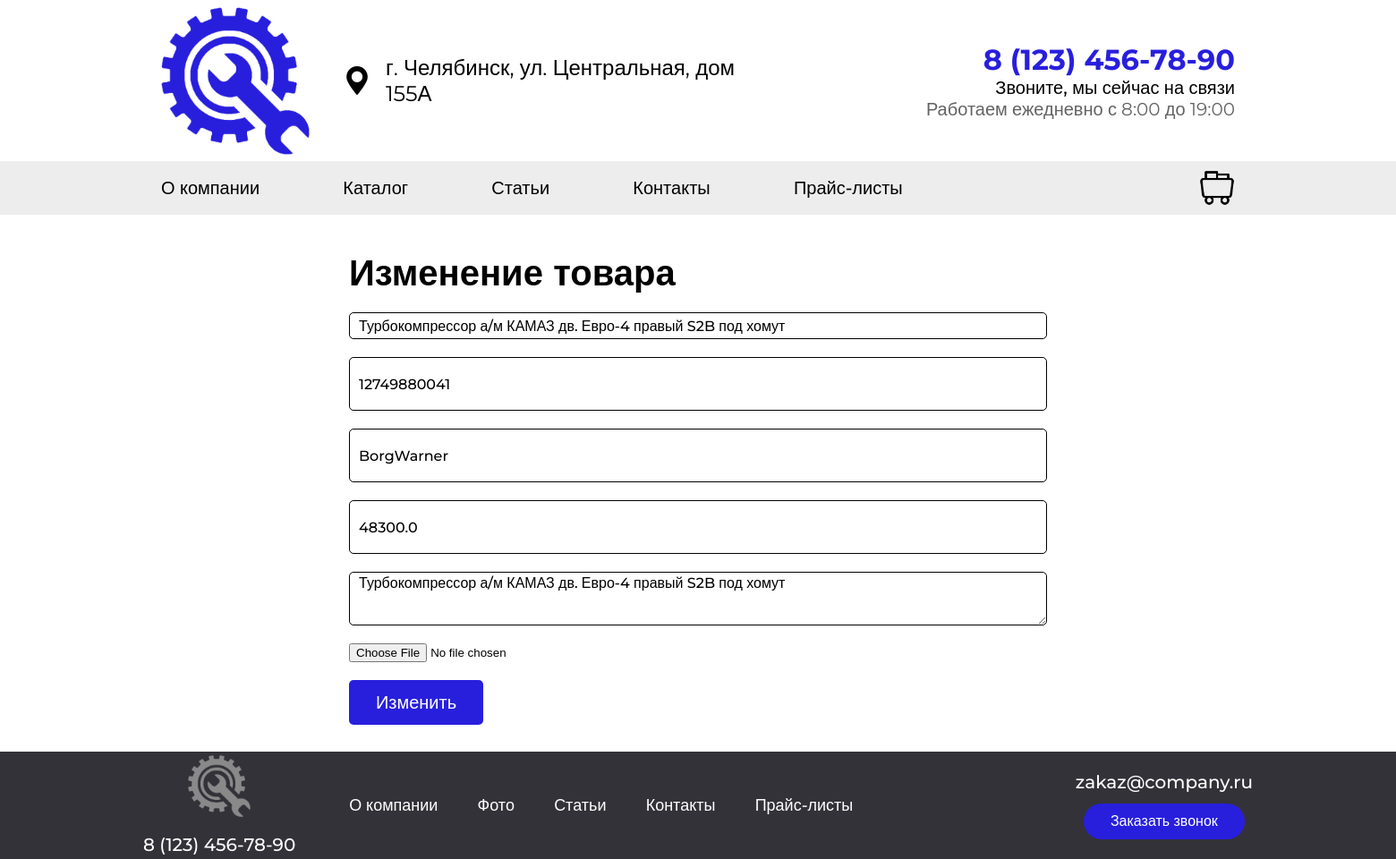
The app's page /product/turbokompressor-a-m-kamaz-dv-evro-4-pravyi-s2b-pod-khomut/update with its own data.
### app.py (models this page shows, shortened)
class Catalog(db.Model):
    id = db.Column(db.Integer, primary_key=True)
    name = db.Column(db.String(100), nullable=False)
    slug = db.Column(db.String(150), unique = True, nullable=False)
    image = db.Column(db.String(100), nullable=False)
    item = db.Column(db.String(100), nullable=False)
    manufacturer = db.Column(db.String(100), nullable=False)
    cost = db.Column(db.Float, nullable=False)
    description = db.Column(db.String(300), nullable=False)

### app.py (the view, shortened to what this page needs)
@app.route('/product/<string:slug>/update', methods=['GET', 'POST'])
def update_product(slug):
    catalog_item = Catalog.query.filter_by(slug=slug).first_or_404()
    return render_template('product-update.html', catalog=catalog_item)

### app.py (called while the page is built)
@app.context_processor
def cart_quantity():
    cart = session.get('cart', {})
    quantity = sum(item['quantity'] for item in cart.values()) if cart else 0
    return {'cart_quantity': quantity}

### templates/product-update.html (shortened to what this page needs)
<html>
    <head>
    <link rel="stylesheet" href="{{ url_for('static', filename='css/style.css') }}">
</head>
<body>
    <div class="div-top">
        <div class="div-top1">
            <a href="/"><img src="{{ url_for('static', filename='img/logo.png') }}" class="logo"></a>
            <img src="{{ url_for('static', filename='img/point.png') }}" class="point">
            <a class="adress">г. Челябинск, ул. Центральная, дом 155А</a>
            <div class="div-top-2">
                <div class="div-top2-1">
                <span class="span-top-text-number">
                    <a href="#" class="top-text-number">8 (123) 456-78-90<br></a>
                </span>
                <span class="span-top-text-1">
                    <a class="top-text-1">Звоните, мы сейчас на связи<br></a>
                </span>
                <span class="span-top-text-2">
                    <a class="top-text-2">Работаем ежедневно с 8:00 до 19:00</a>
                </span>
            </div>
        </div>
        </div>
        <div class="div-top-info1">
            <div class="div-top-info2">
                <div class="container-info">
                    <a href="#" class="info-1">О компании</a>
                    <a href="/catalog" class="info-2">Каталог</a>
                    <a href="/posts" class="info-3">Статьи</a>
                    <a href="#" class="info-4">Контакты</a>
                    <a href="#" class="info-5">Прайс-листы</a>
                </div>
                <div class="div-top-info2-1">
                    <div class="div-top-info2-2">
                        <a href="#"><img class="img-cart" src="{{ url_for('static', filename='img/cart.png') }}"></a>
                    </div>
                </div>
            </div>
        </div>
    </div>
    <div class="articles_container">
        <a class="text-add-article" >Изменение товара</a>
        <form method="post" enctype="multipart/form-data">
            <input type="text" name="name" id="name" class="form-article-title" value="{{ catalog.name }}" placeholder="Введите название"><br>
            <input type="text" name="item" id="item" class="form-article-text" value="{{ catalog.item }}" placeholder="Введите артикул"><br>
            <input type="text" name="manufacturer" id="manufacturer" class="form-article-text" value="{{ catalog.manufacturer }}" placeholder="Введите производителя"><br>
            <input type="text" name="cost" id="cost" class="form-article-text" value="{{ catalog.cost }}" placeholder="Введите цену"><br>
            <textarea name="description" id="description" class="form-article-text" placeholder="Введите описание">{{ catalog.description }}</textarea><br>
            <input type="file" name="image" id="image" class="form-article-image" accept="image/*" required placeholder=""><br>
            <input type="submit" class="form-article-btn" value="Изменить">
        </form>
    </div>
    <div class="footer">
        <div class="footer_a">
            <div class="footer_logo-num">
                <img class="img-logo-gray" src="{{ url_for('static', filename='img/logo_gray.png') }}"><br><br>
                <a class="footer-number">8 (123) 456-78-90</a>
            </div>
            <div class="footer-info">
                <a href="#" class="footer-info-1">О компании</a>
                <a href="#" class="footer-info-2">Фото</a>
                <a href="#" class="footer-info-3">Статьи</a>
                <a href="#" class="footer-info-4">Контакты</a>
                <a href="#" class="footer-info-5">Прайс-листы</a>
            </div>
        </div>
        <div class="footer_b">
            <div class="footer_ba">
                <div class="footer-email"><a class="text-footer-email">zakaz@company.ru</a></div>
                <div class="footer-call-num"><button class="button-footer-call-num" >Заказать звонок</button></div>
            </div>
        </div>
    </div>
</body>
</html>

### static/css/style.css (style rules this page uses)
html, body { width: 100%; height: 100%; margin: 0; padding: 0; font-family: 'Montserrat', Arial; scroll-behavior: smooth; transition: all; display: block; margin-bottom: 1px; }
.div-top { height: 240px; border: 0px solid black; margin: auto; }
.div-top1 { display: flex; height: 180px; width: 1200px; border: 0px solid black; margin: auto; align-items: center; }
.logo { height: 165px; user-select: none; }
.point { height: 32px; margin-left: 37px; user-select: none; }
.adress { font-weight: 400; margin-left: 16px; font-size: 24px; min-width: 400px; }
.div-top-2 { display: flex; height: 100%; width: 600px; border: 0px solid red; margin: auto; align-items: center; justify-content: flex-end; }
.div-top2-1 { align-content: center; height: 87px; width: 439px; border: 0px solid black; text-align: right; }
.top-text-number { font-weight: 700; font-size: 32px; color: #281FDD; text-decoration: none; }
.top-text-1 { font-weight: 500; font-size: 20px; color: black; }
.top-text-2 { font-weight: 400; font-size: 20px; color: #636363; }
.div-top-info1 { display: flex; align-items: center; background-color: #EDEDED; height: 60px; border: 0px solid black; margin: auto; }
.div-top-info2 { display: flex; align-items: center; background-color: #EDEDED; height: 60px; border: 0px solid black; margin: auto; width: 1200px; }
.container-info { min-width: 1000px; }
.info-1 { font-size: 20px; font-weight: 500; text-decoration: none; color: black; }
.info-2, .info-3, .info-4, .info-5 { font-size: 20px; font-weight: 500; margin-left: 89px; text-decoration: none; color: black; }
.div-top-info2-1 { width: 1200px; border: 0px solid black; }
.div-top-info2-1 { display: flex; justify-content: flex-end; border: 0px solid black; }
.div-top-info2-2 { display: flex; width: 40px; border: 0px solid black; transition: 0.1s; }
.img-cart { height: 40px; user-select: none; }
.footer { display: flex; align-items: center; height: 120px; background-color: #333239; }
.footer_a { display: flex; text-align: center; align-items: center; min-width: 1200px; }
.footer_logo-num { margin-left: 160px; display: inline-block; text-align: center; }
.img-logo-gray { width: 70px; }
.footer-number { font-size: 20px; font-weight: 500; color: white; }
.footer-info-1 { margin-left: 60px; font-size: 18px; font-weight: 500; text-decoration: none; color: white; }
.footer-info-2, .footer-info-3, .footer-info-4, .footer-info-5 { font-size: 18px; font-weight: 500; margin-left: 40px; text-decoration: none; color: white; }
.footer_b { display: flex; justify-content: right; height: 100px; width: 100%; border: 0px solid red; }
.footer_ba { display: block; border: 0px solid blue; text-align: center; align-content: center; margin-right: 160px; }
.text-footer-email { font-size: 20px; font-weight: 500; color: white; }
.button-footer-call-num { margin-top: 12px; width: 180px; height: 40px; border: 0px; border-radius: 25px; color: white; background-color: #281FDD; font-size: 16px; font-weight: 500; transition: 0.2s; cursor: pointer; }
.articles_container { width: 50%; min-height: 70%; border: 0px solid red; display: block; justify-content: center; align-items: center; margin-left: auto; margin-right: auto; margin-top: 40px; text-align: left; }
.text-add-article { display: block; margin-bottom:20px; width: 100%; font-size: 40px; font-weight: 700; max-width: 100%; }
.form-article-title { width: 100%; max-width: 100%; height: 30px; margin-bottom: 20px; border: 1px solid black; border-radius: 5px; padding-left: 10px; font-weight: 500; font-size: 16px; font-family: 'Montserrat', Arial; }
.form-article-text { width: 100%; max-width: 100%; height: 60px; max-height: 256px; margin-bottom: 20px; border: 1px solid black; border-radius: 5px; padding-left: 10px; font-weight: 500; font-size: 16px; font-family: 'Montserrat', Arial; }
.form-article-btn { border: 0px; border-radius: 5px; background: #281FDD; color: white; height: 50px; width: 150px; font-size: 20px; font-weight: 500; font-family: 'Montserrat', Arial; cursor: pointer; transition: 0.1s; }
.form-article-image { margin-bottom: 20px; }

### records on screen
Catalog: name "Турбокомпрессор а/м КАМАЗ дв. Евро-4 правый S2B под хомут", item "12749880041", manufacturer "BorgWarner", cost "48300.0", description "Турбокомпрессор а/м КАМАЗ дв. Евро-4 правый S2B под хомут"
